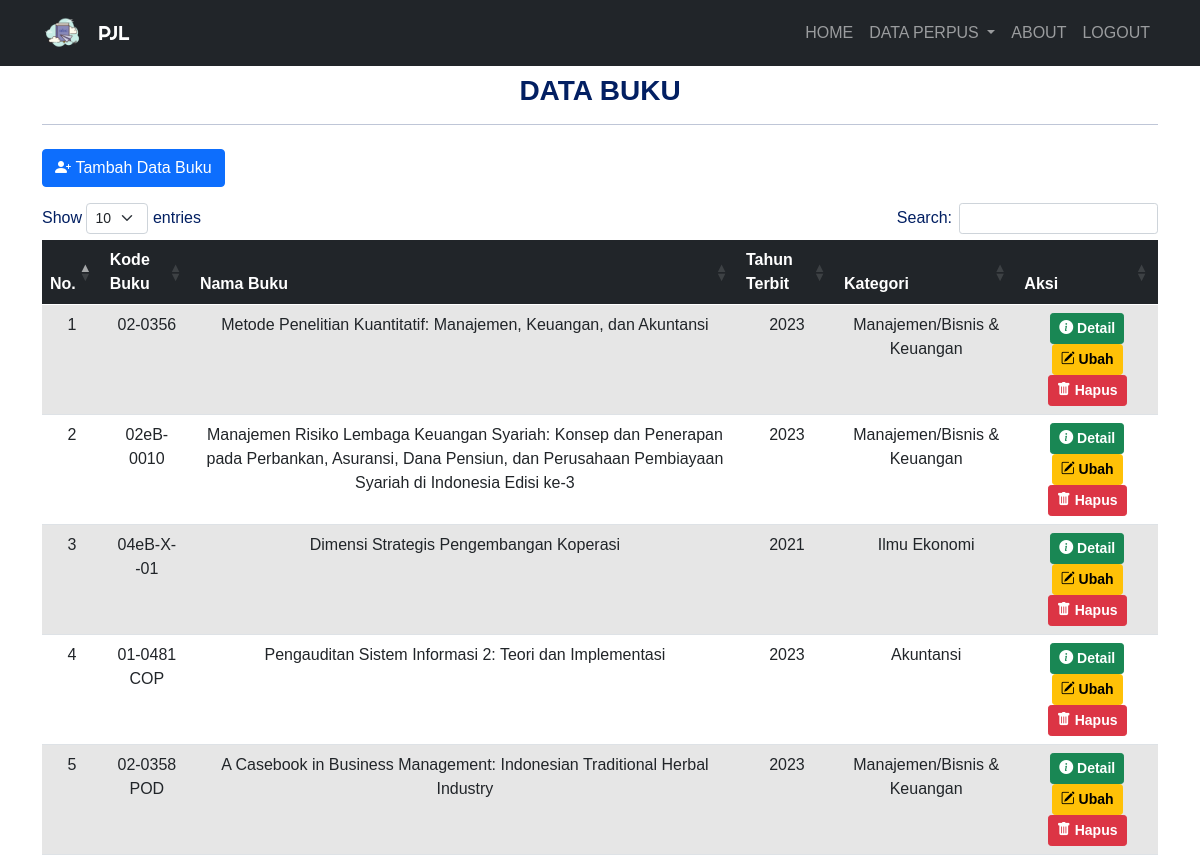
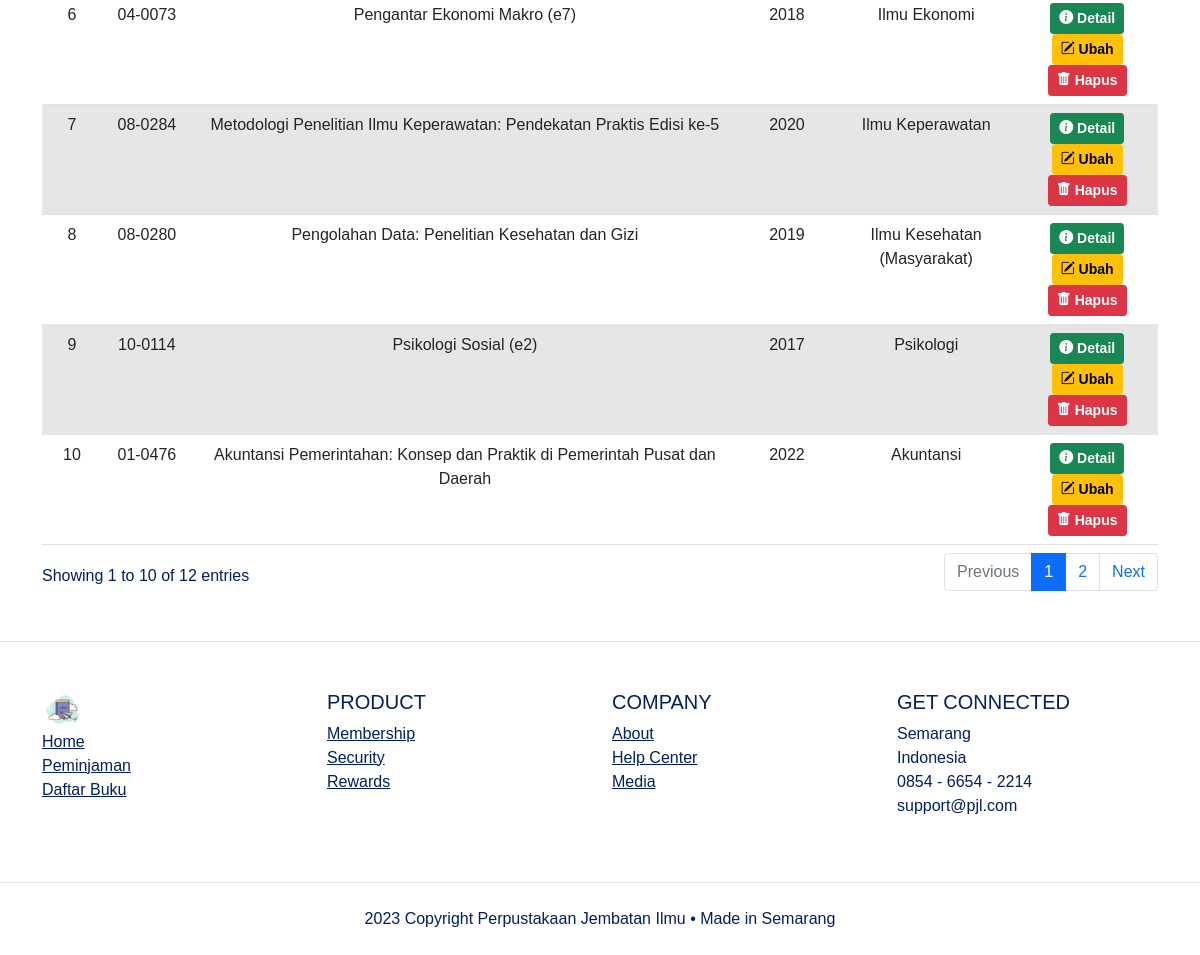
The page /data_buku.php (signed in) on the database its author committed (2 pictures, top to bottom).
### tables this page shows
CREATE TABLE `buku` (
  `no_buku` int NOT NULL,
  `isbn` varchar(255) NOT NULL,
  `kode_buku` varchar(255) NOT NULL,
  `nama_buku` varchar(255) NOT NULL,
  `tahun_terbit` int NOT NULL,
  `jml_halaman` int NOT NULL,
  `kategori` varchar(255) NOT NULL,
  `imprint` varchar(255) NOT NULL,
  `sinopsis_buku` varchar(255) NOT NULL,
  `gambar` varchar(255) NOT NULL,
  `jumlah_buku` int NOT NULL
);

### function.php (called while the page is built, shortened)
<?php
$koneksi = new mysqli("localhost", "root", "", "web_yosi");
function query($query)
{
    global $koneksi;
    $result = mysqli_query($koneksi, $query);
    $rows = [];
    while ($row = mysqli_fetch_assoc($result)) {
        $rows[] = $row;
    }
    return $rows;
}

### data_buku.php (the view, shortened to what this page needs)
<?php
require 'function.php';
$buku = query("SELECT * FROM buku ORDER BY no_buku ASC");
?>
<!DOCTYPE html>
<html lang="en">
<head>
    <link href="https://cdn.jsdelivr.net/npm/bootstrap@5.0.0-beta2/dist/css/bootstrap.min.css" rel="stylesheet">
    <link rel="stylesheet" href="https://cdn.jsdelivr.net/npm/bootstrap-icons@1.4.0/font/bootstrap-icons.css">
    <link rel="stylesheet" href="https://cdn.datatables.net/1.10.23/css/dataTables.bootstrap5.min.css">
    <link rel="stylesheet" href="https://cdn.jsdelivr.net/npm/bootstrap@5.0.0-beta1/dist/css/bootstrap.min.css">
    <link rel="stylesheet" href="frontend/styles/style.css">
    <link rel="stylesheet" href="frontend/styles/main.css" />
</head>
<body>
    <nav class="navbar navbar-expand-lg navbar-dark bg-dark text-uppercase">
        <div class="container">
            <a class="navbar-brand" href="#">
          <img src="frontend/images/book_icon.png" alt="" />
        </a>
            <a class="navbar-brand" href="index_2.php">PJL</a>
            <div class="collapse navbar-collapse" id="navbarNav">
                <ul class="navbar-nav ms-auto">
                    <li class="nav-item">
                        <a class="nav-link" aria-current="page" href="index_2.php">Home</a>
                    </li>
                    <li class="nav-item dropdown">
                      <a
                        class="nav-link dropdown-toggle"
                        href="#"
                        id="navbardrop"
                        data-bs-toggle="dropdown"
                      >
                        Data Perpus
                      </a>
                    </li>
                    <li class="nav-item">
                        <a class="nav-link" href="#about">About</a>
                    </li>
                    <li class="nav-item">
                        <a class="nav-link" href="logout.php">Logout</a>
                    </li>
                </ul>
            </div>
        </div>
    </nav>
    <div class="container">
        <div class="row my-2">
            <div class="col-md">
                <h3 class="text-center fw-bold text-uppercase">Data Buku</h3>
                <hr>
            </div>
        </div>
        <div class="row my-2">
            <div class="col-md">
                <a href="addData.php" class="btn btn-primary"><i class="bi bi-person-plus-fill"></i>&nbsp;Tambah Data Buku</a>
            </div>
        </div>
        <div class="row my-3">
            <div class="col-md">
                <table id="data" class="table table-striped table-responsive table-hover text-center" style="width:100%">
                    <thead class="table-dark">
                        <tr>
                            <th>No.</th>
                            <th>Kode Buku</th>
                            <th>Nama Buku</th>
                            <th>Tahun Terbit</th>
                            <th>Kategori</th>
                            <th>Aksi</th>
                        </tr>
                    </thead>
                    <tbody>
                        <?php $no = 1; ?>
                        <?php foreach ($buku as $row) : ?>
                            <tr>
                                <td><?= $no++; ?></td>
                                <td><?= $row['kode_buku']; ?></td>
                                <td><?= $row['nama_buku']; ?></td>
                                <td><?= $row['tahun_terbit']; ?></td>
                                <td><?= $row['kategori']; ?></td>
                                <td>
                                    <button class="btn btn-success btn-sm text-white detail" data-id="<?= $row['isbn']; ?>" style="font-weight: 600;"><i class="bi bi-info-circle-fill"></i>&nbsp;Detail</button>
                                    <a href="ubah.php?isbn=<?= $row['isbn']; ?>" class="btn btn-warning btn-sm" style="font-weight: 600;"><i class="bi bi-pencil-square"></i>&nbsp;Ubah</a>
                                    <a href="hapus.php?isbn=<?= $row['isbn']; ?>" class="btn btn-danger btn-sm" style="font-weight: 600;" onclick="return confirm('Apakah anda yakin ingin menghapus data <?= $row['nama_buku']; ?> ?');"><i class="bi bi-trash-fill"></i>&nbsp;Hapus</a>
                                </td>
                            </tr>
                        <?php endforeach; ?>
                    </tbody>
                </table>
            </div>
        </div>
    </div>
    <footer class="section-footer mt-5 mb-4 border-top">
      <div class="container pt-5 pb-5">
        <div class="row justify-content-center">
          <div class="col-12">
            <div class="row">
              <div class="col-12">
                <div class="row">
                  <div class="col-12 col-lg-3">
                    <a class="navbar-brand" href="#">
                      <img src="frontend/images/book_icon.png" alt="" /></a>
                    <ul class="list-unstyled">
                      <li>
                        <a href="#">Home</a>
                      </li>
                      <li>
                        <a href="#">Peminjaman</a>
                      </li>
                      <li>
                        <a href="#">Daftar Buku</a>
                      </li>
                    </ul>
                  </div>
                  <div class="col-12 col-lg-3">
                    <h5>PRODUCT</h5>
                    <ul class="list-unstyled">
                      <li><a href="#">Membership</a></li>
                      <li><a href="#">Security</a></li>
                      <li><a href="#">Rewards</a></li>
                    </ul>
                  </div>
                  <div class="col-12 col-lg-3">
                    <h5>COMPANY</h5>
                    <ul class="list-unstyled">
                      <li><a href="#">About</a></li>
                      <li><a href="#">Help Center</a></li>
                      <li><a href="#">Media</a></li>
                    </ul>
                  </div>
                  <div class="col-12 col-lg-3">
                    <h5>GET CONNECTED</h5>
                    <ul class="list-unstyled">
                      <li>Semarang</li>
                      <li>Indonesia</li>
                      <li>0854 - 6654 - 2214</li>
                      <li>support@pjl.com</li>
                    </ul>
                  </div>
                </div>
              </div>
            </div>
          </div>
        </div>
      </div>
      <div class="container-fluid">
        <div
          class="row border-top justify-content-center align-items-center pt-4"
        >
          <div class="col-auto text-gray-500 font-weight-light">
            2023 Copyright Perpustakaan Jembatan Ilmu • Made in Semarang
          </div>
        </div>
      </div>
    </footer>
</body>
</html>

### frontend/styles/style.css (style rules this page uses)
body { font-family: 'Gill Sans', 'Gill Sans MT', Calibri, 'Trebuchet MS', sans-serif; }
.navbar-brand { font-family: 'Righteous', cursive; }

### frontend/styles/main.css (style rules this page uses)
body { background-color: #ffffff; font-family: "Assistant", sans-serif; color: #021f62; }
.navbar-brand img { max-height: 40px; }
.section-footer a { color: #021f62; }

### rows shown on the page
buku: kode_buku "02-0356", nama_buku "Metode Penelitian Kuantitatif: Manajemen, Keuangan, dan Akuntansi", tahun_terbit "2023", kategori "Manajemen/Bisnis & Keuangan"
buku: kode_buku "02eB-0010", nama_buku "Manajemen Risiko Lembaga Keuangan Syariah: Konsep dan Penerapan pada Perbankan, Asuransi, Dana Pensiun, dan Perusahaan Pembiayaan Syariah di Indonesia Edisi ke-3", tahun_terbit "2023", kategori "Manajemen/Bisnis & Keuangan"
buku: kode_buku "04eB-X--01", nama_buku "Dimensi Strategis Pengembangan Koperasi", tahun_terbit "2021", kategori "Ilmu Ekonomi"
buku: kode_buku "01-0481 COP", nama_buku "Pengauditan Sistem Informasi 2: Teori dan Implementasi", tahun_terbit "2023", kategori "Akuntansi"
buku: kode_buku "02-0358 POD", nama_buku "A Casebook in Business Management: Indonesian Traditional Herbal Industry", tahun_terbit "2023", kategori "Manajemen/Bisnis & Keuangan"
buku: kode_buku "04-0073", nama_buku "Pengantar Ekonomi Makro (e7)", tahun_terbit "2018", kategori "Ilmu Ekonomi"
buku: kode_buku "08-0284", nama_buku "Metodologi Penelitian Ilmu Keperawatan: Pendekatan Praktis Edisi ke-5", tahun_terbit "2020", kategori "Ilmu Keperawatan"
buku: kode_buku "08-0280", nama_buku "Pengolahan Data: Penelitian Kesehatan dan Gizi", tahun_terbit "2019", kategori "Ilmu Kesehatan (Masyarakat)"
buku: kode_buku "10-0114", nama_buku "Psikologi Sosial (e2)", tahun_terbit "2017", kategori "Psikologi"
buku: kode_buku "01-0476", nama_buku "Akuntansi Pemerintahan: Konsep dan Praktik di Pemerintah Pusat dan Daerah", tahun_terbit "2022", kategori "Akuntansi"
